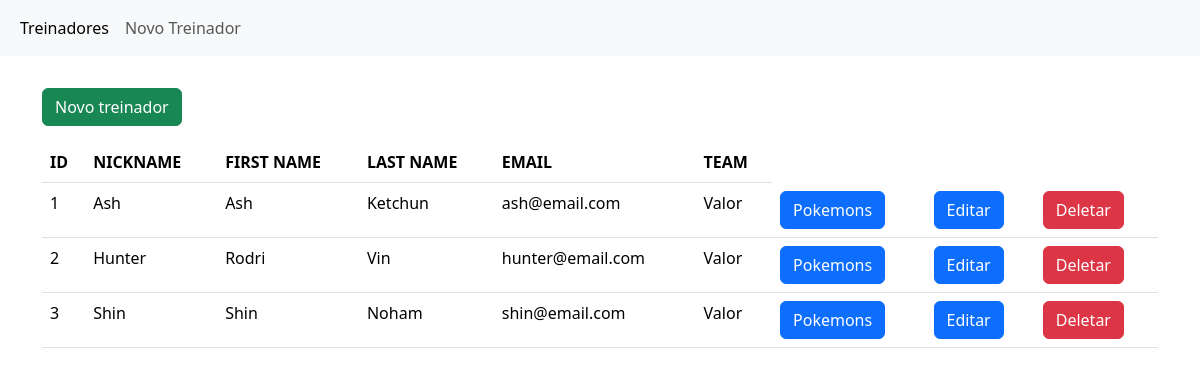
The page /index on the database as committed earlier.
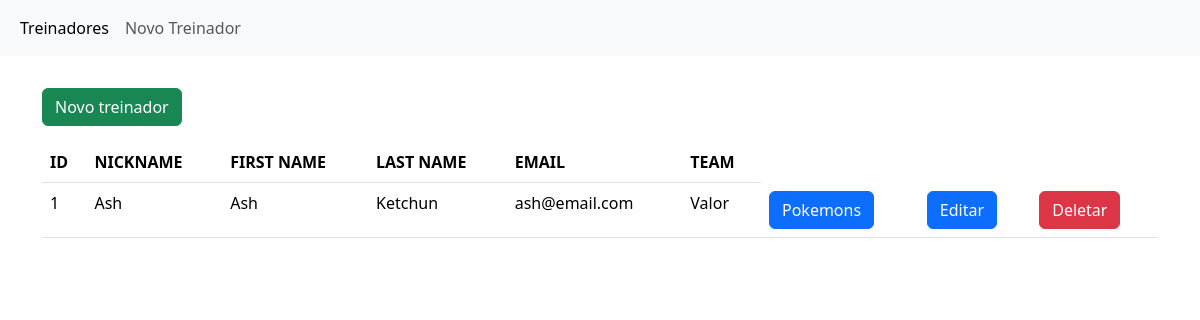
The same page on the database as committed later.
### tables this page shows
CREATE TABLE "treinador" (
    "ID" INTEGER PRIMARY KEY AUTOINCREMENT,
    "NICKNAME" TEXT,
    "FIRST_NAME" TEXT,
    "LAST_NAME" TEXT,
    "EMAIL" TEXT,
    "PASSWORD" TEXT,
    "TEAM" TEXT
);

### app.py (the view)
@app.route("/")
@app.route("/index")
def index():
    treinador = Treinador()
    data = treinador.mostrar_all_treinadores()
    return render_template("index.html", datas=data)

### models.py (called while the page is built)
    def mostrar_all_treinadores(self, ):
        con = sql.connect("treinador_db.db")
        con.row_factory = sql.Row
        cur = con.cursor()
        cur.execute("SELECT * FROM treinador")
        data = cur.fetchall()
        return data

### templates/index.html (shortened to what this page needs)
{% extends 'layout.html' %}
{% block body %}
<p class="text-right"><a href="{{url_for('add_treinador')}}" class="btn btn-success">Novo treinador</a></p>
<table class="table table-hover">
    <thead>
        <tr>
            <th scope="col">ID</th>
            <th scope="col">NICKNAME</th>
            <th scope="col">FIRST NAME</th>
            <th scope="col">LAST NAME</th>
            <th scope="col">EMAIL</th>
            <th scope="col">TEAM</th>
        </tr>
    </thead>
    <tbody>
        {% for row in datas %}
        <tr>
            <td>{{loop.index}}</td>
            <td>{{row.NICKNAME}}</td>
            <td>{{row.FIRST_NAME}}</td>
            <td>{{row.LAST_NAME}}</td>
            <td>{{row.EMAIL}}</td>
            <td>{{row.TEAM}}</td>
            <td><a href="{{url_for('train_poke',id=row.ID)}}" class="btn btn-primary">Pokemons</a></td>
            <td><a href="{{url_for('edit_treinador',id=row.ID)}}" class="btn btn-primary">Editar</a></td>
            <td><a href="{{url_for('delete_treinador',id=row.ID)}}" class="btn btn-danger" onclick="return confirm('Tem certeza que deseja apagar?')">Deletar</a></td>
        </tr>
        {% endfor %}
    </tbody>
</table>
{% endblock %}

### templates/layout.html (shortened to what this page needs)
<!DOCTYPE html>
<html>
<head>
    <link href="https://cdn.jsdelivr.net/npm/bootstrap@5.3.2/dist/css/bootstrap.min.css" rel="stylesheet">
</head>
<body>
    <header>
        <nav class="navbar navbar-expand-lg bg-body-tertiary">
            <div class="container-fluid">
              <div class="collapse navbar-collapse" id="navbarNav">
                <ul class="navbar-nav">
                  <li class="nav-item">
                    <a class="nav-link active" aria-current="page" href="{{url_for('index')}}">Treinadores</a>
                  </li>
                  <li class="nav-item">
                    <a class="nav-link" href="{{url_for('add_treinador')}}">Novo Treinador</a>
                  </li>
                </ul>
              </div>
            </div>
          </nav>
    </header>
    <div class="container pt-3">
        {% block body %}
        {% endblock %}
    </div>
</body>
</html>

Rows that differ between the two databases and show on the page:
removed treinador: NICKNAME "Hunter", FIRST_NAME "Rodri", LAST_NAME "Vin", EMAIL "hunter@email.com", TEAM "Valor"
removed treinador: NICKNAME "Shin", FIRST_NAME "Shin", LAST_NAME "Noham", EMAIL "shin@email.com", TEAM "Valor"
